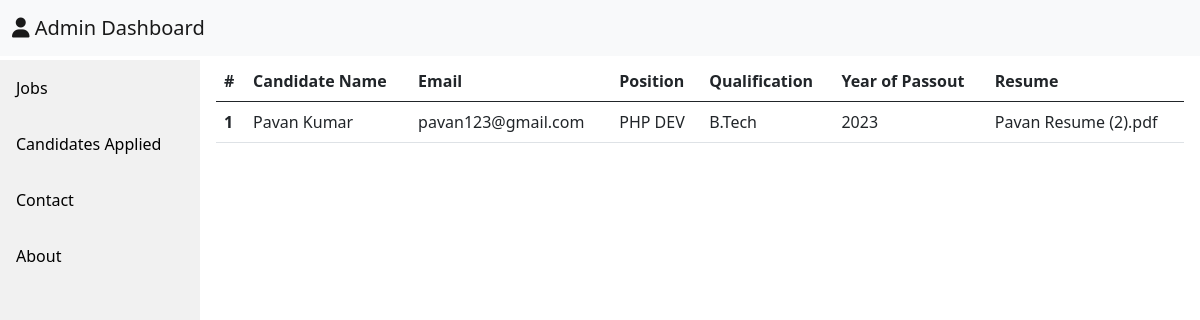
Before: /jobs.php with the older database file.
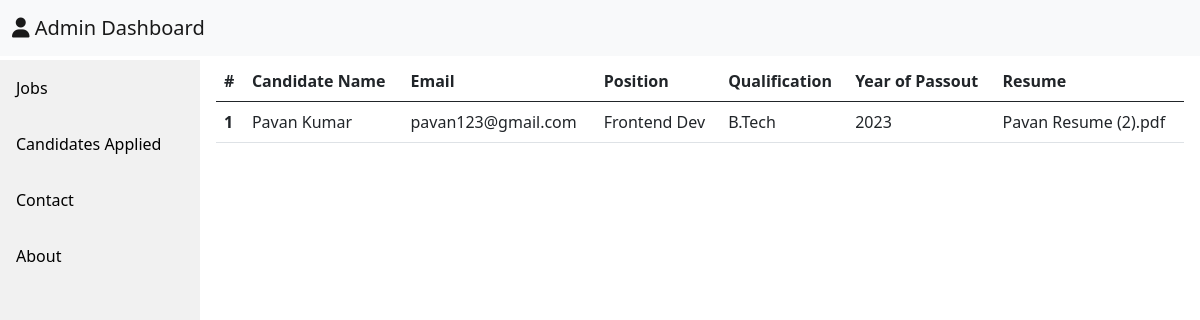
After: the same page with the newer database file.
### tables this page shows
CREATE TABLE `candidates` (
  `id` int(11) NOT NULL,
  `name` varchar(255) DEFAULT NULL,
  `email` varchar(255) DEFAULT NULL,
  `apply` varchar(255) DEFAULT NULL,
  `qual` varchar(255) DEFAULT NULL,
  `year` varchar(50) DEFAULT NULL,
  `resume` varchar(255) DEFAULT NULL
);

### jobs.php (the view)
<?php include 'header.php'?>
<?php include 'config.php'?>
<div class="content">
<table class="table">
  <thead>
    <tr>
      <th scope="col">#</th>
      <th scope="col">Candidate Name</th>
      <th scope="col">Email</th>
      <th scope="col">Position</th>
      <th scope="col">Qualification</th>
      <th scope="col">Year of Passout</th>
      <th scope="col">Resume</th>
    </tr>
  </thead>
  <tbody>
    <?php
    $sql="SELECT `name`, `email`, `apply`, `qual`, `year`, `resume` FROM `candidates`";
    $result=mysqli_query($conn,$sql);
    $i=0;
    if($result->num_rows>0){
        while($rows=$result->fetch_assoc()){
            echo'
    <tr>
      <th scope="row">'.++$i.'</th>
      <td>'.$rows['name'].'</td>
      <td>'.$rows['email'].'</td>
      <td>'.$rows['apply'].'</td>
      <td>'.$rows['qual'].'</td>
      <td>'.$rows['year'].'</td>
      <td>'.$rows['resume'].'</td>
    </tr>';}}
    else{
        echo"";
    }
    ?>
  </tbody>
</table>
</div>

### header.php (shortened to what this page needs)
<!DOCTYPE html>
<html lang="en">
<head>
    <link rel="stylesheet" href="https://cdnjs.cloudflare.com/ajax/libs/font-awesome/6.5.2/css/all.min.css">
    <link href="https://cdn.jsdelivr.net/npm/bootstrap@5.0.2/dist/css/bootstrap.min.css" rel="stylesheet">
</head>
<body>
    <div>
        <nav class="navbar navbar-expand-lg navbar-light bg-light navbar-fixed">
            <div class="container-fluid">
                <a class="navbar-brand" href="#"><i class="fa-solid fa-user"></i> Admin Dashboard</a>
            </div>
        </nav>
      <div class="sidebar">
        <a class="active" href="index.php">Jobs</a>
        <a href="jobs.php">Candidates Applied</a>
        <a href="#contact">Contact</a>
        <a href="#about">About</a>
      </div>
    </div>

### header.php (style rules this page uses)
.sidebar { margin: 0; top: 60px; padding: 0; width: 200px; background-color: #f1f1f1; position: fixed; height: 100%; overflow: auto; }
.sidebar a { display: block; color: black; padding: 16px; text-decoration: none; }
div.content { margin-top: 60px; margin-left: 200px; padding: 1px 16px; height: 1000px; }
.navbar { overflow: hidden; background-color: #333; position: fixed; top: 0; width: 100%; }

Changed rows visible on the page:
changed candidates "Pavan Kumar": apply "PHP DEV" → "Frontend Dev"
